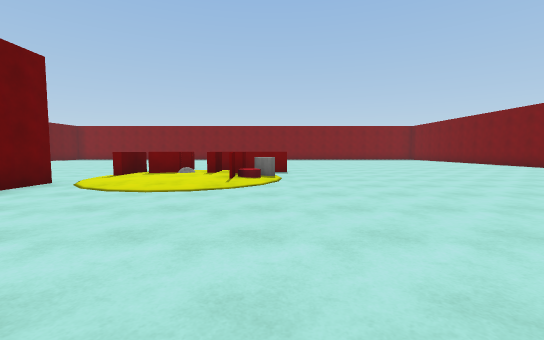
View 1 (above)

22 first-person views from a walk through a 3-D level made in the Unity game engine. The camera is 1.3 m above the floor, tilts 4° down and sees 90° across. The floor is counted in squares, 2 m on a side. Each view is taken from the middle of a square. On the plan, view 1 faces up. The plan holds only what a view shows up to about 9 squares ahead; the rest is blank. The player character is not drawn. Surface patterns are stand-ins for the level's own textures.

View 2
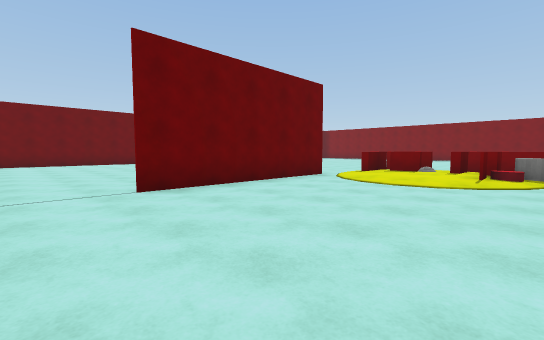

View 3
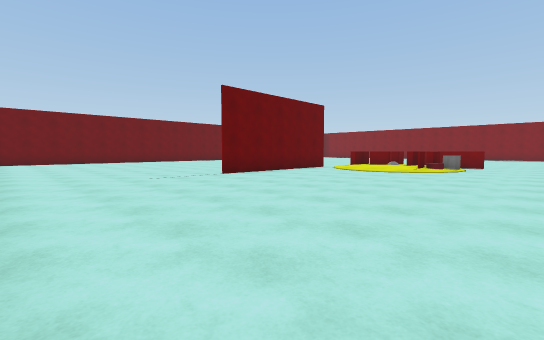

View 4
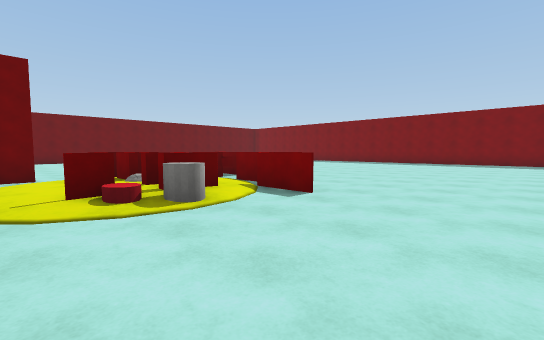

View 5
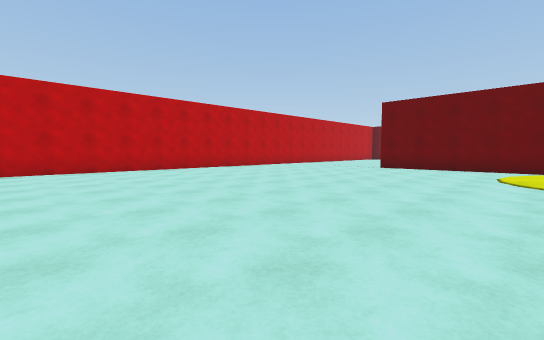

View 6
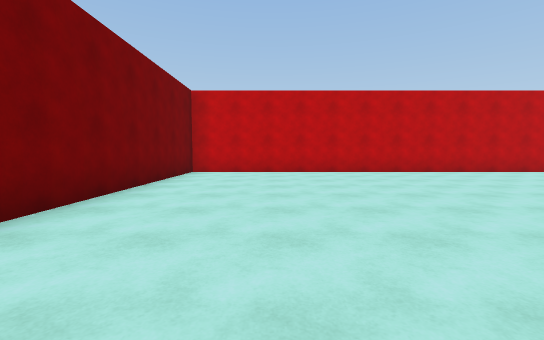

View 7
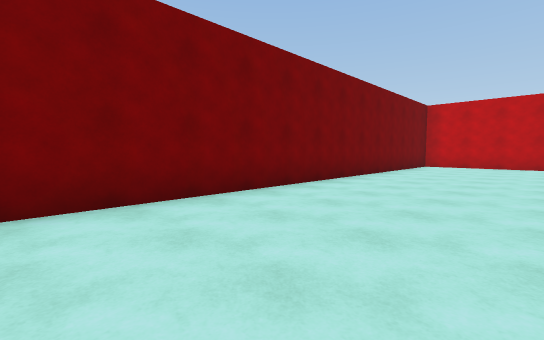

View 8
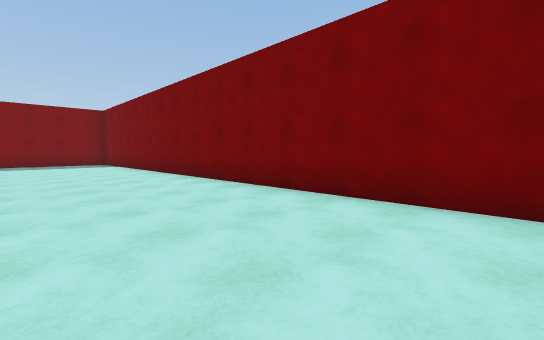

View 9
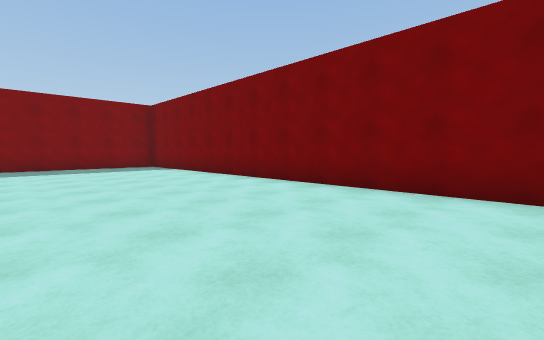

View 10
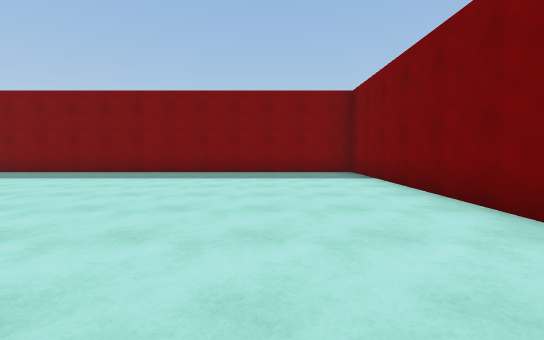

View 11
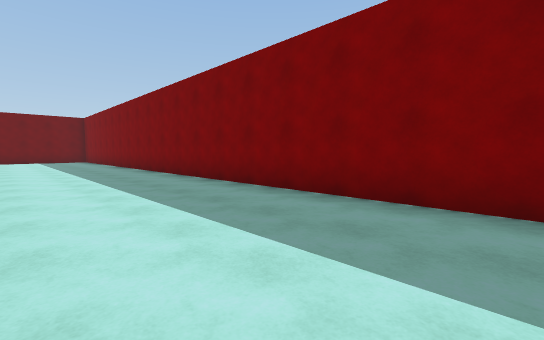

View 12
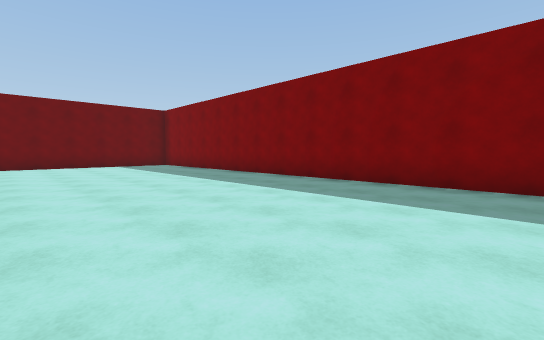

View 13
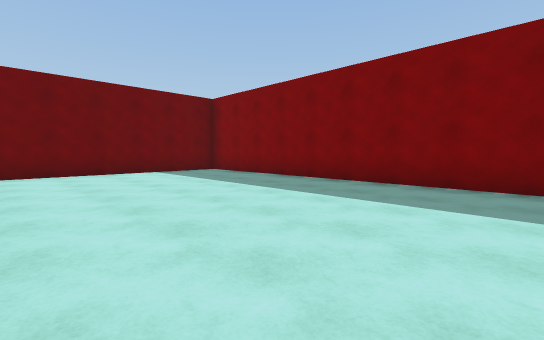

View 14
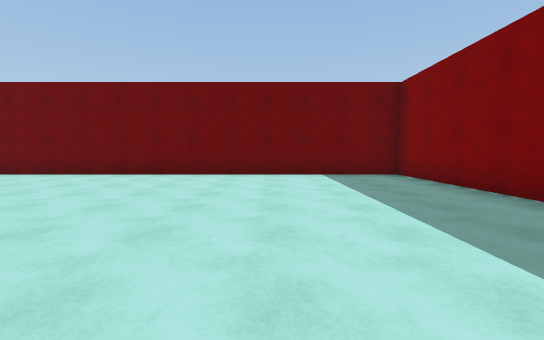

View 15
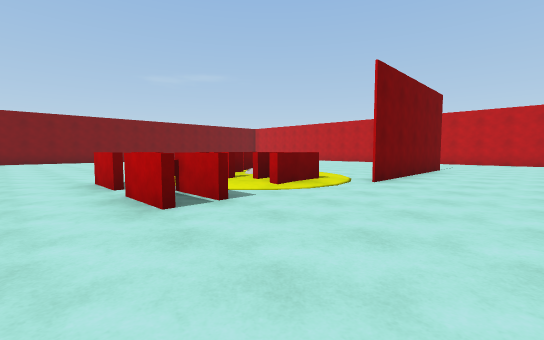

View 16
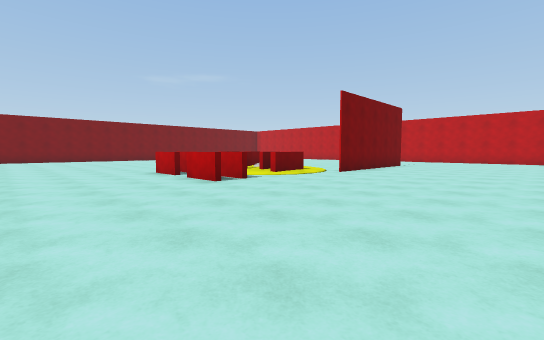

View 17
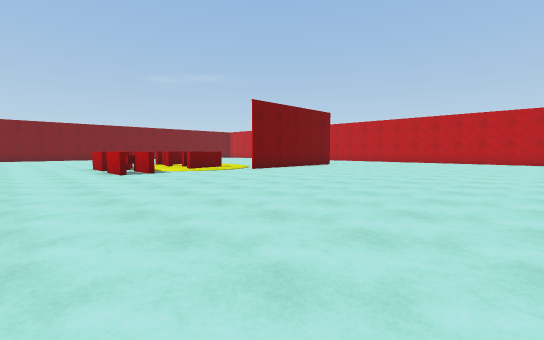

View 18
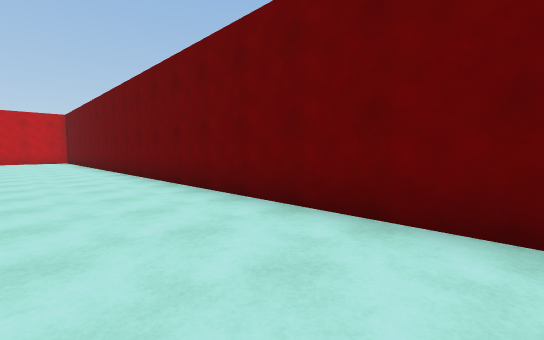

View 19
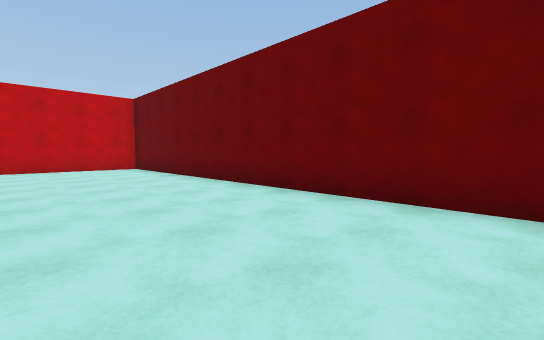

View 20
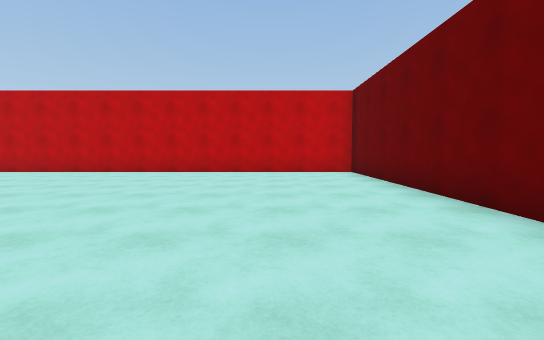

View 21
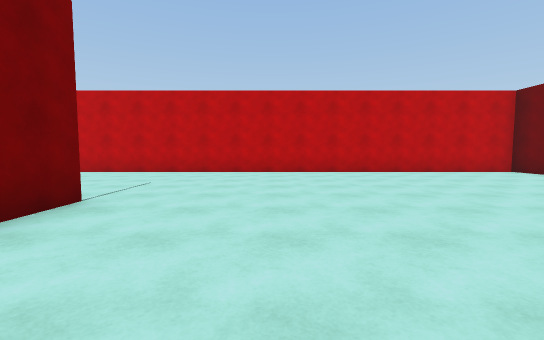

View 22
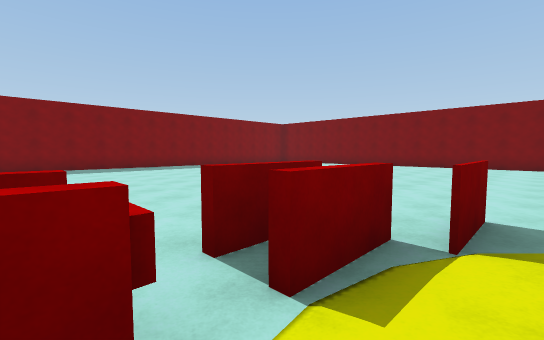

### Floor plan
Points are (right, up) in squares from view 1. A wall is a line through its corners. A room is listed if a view was taken in it or the views show most of it. See-through windows are left out.
Room 1 (views 1, 2, 3, 4, 5, 6, 7, 8, 9, 10, 11, 12, 13, 14, 15, 16, 17, 18, 19, 20, 21, 22)
walls: (-3.5, 7.5) (-3.5, 6.2); (-2.7, 8.8) (-3.6, 8.8); (-4.1, 9) (-2.8, 9); (-2.8, 9.5) (-3.6, 9.5); (-1.8, 9) (-0.9, 9); (-2.1, 9.7) (-0.8, 9.7); (-3.7, 6.2) (-3.7, 7.6); (-4.1, 9.7) (-2.8, 9.7); (-0.8, 8.8) (-2.1, 8.8); (-4.5, 5.6) (-4.5, 0.5) (-4.5, 5.5); (-0.8, 6.1) (-0.8, 5.5); (0.5, 8.4) (-0.9, 8.4); (-14.5, -4.5) (10.5, -4.5) (10.5, 20.5) (-14.5, 20.5) (-14.5, -4.5)
low walls: (-2.7, 7.4) (-2.7, 6.9); (-2.2, 6.6) (-3, 6.6) (-3, 7.5); (-1.4, 7.5) (-1.4, 6.5); (-0.8, 7.5) (-0.8, 6.5)
objects: other object (0, 6); other object (1, 6)

Where each view was taken, in squares from view 1:
view 1: 0 up, 0 right, facing up
view 2: 1 down, 0 right, facing up-left
view 3: 4 down, 2 right, facing up-left
view 4: 5 up, 3 right, facing up-left
view 5: 5 up, 6 right, facing down-left
view 6: 4 up, 8 right, facing down
view 7: 8 up, 7 right, facing down-right
view 8: 6 up, 7 right, facing up-right
view 9: 9 up, 6 right, facing up-right
view 10: 12 up, 8 right, facing up
view 11: 17 up, 4 right, facing up-left
view 12: 15 up, 2 left, facing up-left
view 13: 15 up, 6 left, facing up-left
view 14: 17 up, 7 left, facing left
view 15: 11 up, 7 left, facing down-right
view 16: 13 up, 9 left, facing down-right
view 17: 12 up, 12 left, facing down-right
view 18: 13 up, 12 left, facing down-left
view 19: 6 up, 11 left, facing down-left
view 20: 4 up, 12 left, facing down
view 21: 4 up, 7 left, facing down
view 22: 8 up, 3 left, facing up-right
